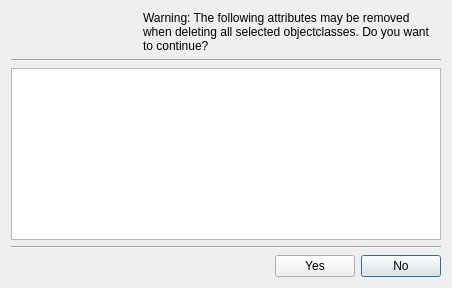
<?xml version="1.0" encoding="UTF-8"?>
<ui version="4.0">
 <class>AddAttributeDialog</class>
 <widget class="QDialog" name="AddAttributeDialog">
  <property name="geometry">
   <rect>
    <x>0</x>
    <y>0</y>
    <width>452</width>
    <height>288</height>
   </rect>
  </property>
  <property name="windowTitle">
   <string>Dialog</string>
  </property>
  <layout class="QGridLayout" name="gridLayout_2">
   <item row="4" column="3">
    <widget class="QPushButton" name="pushButtonNo">
     <property name="sizePolicy">
      <sizepolicy hsizetype="Fixed" vsizetype="Fixed">
       <horstretch>0</horstretch>
       <verstretch>0</verstretch>
      </sizepolicy>
     </property>
     <property name="text">
      <string>No</string>
     </property>
    </widget>
   </item>
   <item row="4" column="2">
    <widget class="QPushButton" name="pushButtonYes">
     <property name="sizePolicy">
      <sizepolicy hsizetype="Fixed" vsizetype="Fixed">
       <horstretch>0</horstretch>
       <verstretch>0</verstretch>
      </sizepolicy>
     </property>
     <property name="text">
      <string>Yes</string>
     </property>
    </widget>
   </item>
   <item row="3" column="0" colspan="4">
    <widget class="Line" name="line">
     <property name="orientation">
      <enum>Qt::Horizontal</enum>
     </property>
    </widget>
   </item>
   <item row="4" column="0" colspan="2">
    <spacer name="horizontalSpacer">
     <property name="orientation">
      <enum>Qt::Horizontal</enum>
     </property>
     <property name="sizeHint" stdset="0">
      <size>
       <width>40</width>
       <height>20</height>
      </size>
     </property>
    </spacer>
   </item>
   <item row="1" column="0" colspan="4">
    <widget class="Line" name="line_2">
     <property name="orientation">
      <enum>Qt::Horizontal</enum>
     </property>
    </widget>
   </item>
   <item row="0" column="0">
    <widget class="QLabel" name="labelMainIcon">
     <property name="text">
      <string/>
     </property>
    </widget>
   </item>
   <item row="0" column="1" colspan="3">
    <widget class="QLabel" name="labelMain">
     <property name="text">
      <string>Warning: The following attributes may be removed when deleting all selected objectclasses. Do you want to continue?</string>
     </property>
     <property name="wordWrap">
      <bool>true</bool>
     </property>
    </widget>
   </item>
   <item row="2" column="0" colspan="4">
    <widget class="QTableView" name="tableView">
     <property name="selectionBehavior">
      <enum>QAbstractItemView::SelectRows</enum>
     </property>
     <property name="showGrid">
      <bool>false</bool>
     </property>
     <attribute name="verticalHeaderVisible">
      <bool>false</bool>
     </attribute>
    </widget>
   </item>
  </layout>
 </widget>
 <tabstops>
  <tabstop>pushButtonYes</tabstop>
  <tabstop>pushButtonNo</tabstop>
  <tabstop>tableView</tabstop>
 </tabstops>
 <resources/>
 <connections>
  <connection>
   <sender>pushButtonNo</sender>
   <signal>clicked()</signal>
   <receiver>AddAttributeDialog</receiver>
   <slot>reject()</slot>
   <hints>
    <hint type="sourcelabel">
     <x>453</x>
     <y>279</y>
    </hint>
    <hint type="destinationlabel">
     <x>249</x>
     <y>149</y>
    </hint>
   </hints>
  </connection>
  <connection>
   <sender>pushButtonYes</sender>
   <signal>clicked()</signal>
   <receiver>AddAttributeDialog</receiver>
   <slot>accept()</slot>
   <hints>
    <hint type="sourcelabel">
     <x>372</x>
     <y>279</y>
    </hint>
    <hint type="destinationlabel">
     <x>249</x>
     <y>149</y>
    </hint>
   </hints>
  </connection>
 </connections>
</ui>
